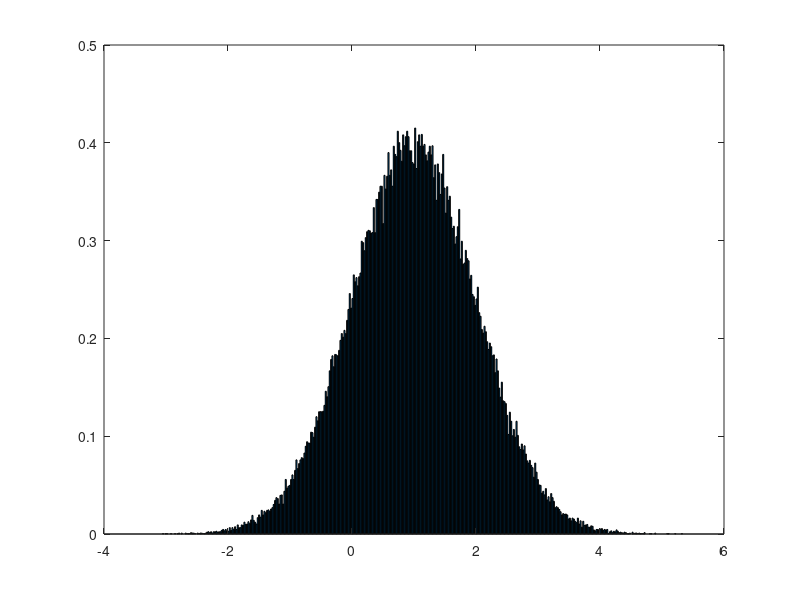

Source code (MATLAB):
pkg load statistics

clc;
clear all;

function res = f(x)
  res = exp(- x ^ 2 / 2);
endfunction

function res = laplace(x)
  res = quad(@f, 0, x) * 1 / sqrt(2 * pi);
endfunction

n = 10 ^ 5;
mu = 1;
sigma = 1;
alpha = 0.95;
real_hi2 = 100734.7;

X = sort(normrnd(mu, sigma, n, 1));

l = min(X);
r = max(X);
buckets = ceil((r - l) * n ^ (1 / 3));
delta = (r - l) / buckets;
x_coords = zeros(buckets, 1);
cnt_in_bucket = zeros(buckets, 1);
y_coords = zeros(buckets, 1);
walls = zeros(buckets, 1);

for i = 1 : buckets
  cur_l = (i - 1) * delta + l;
  cur_r = cur_l + delta;
  walls(i) = cur_r;
  x_coords(i) = (cur_r + cur_l) / 2;
  cnt_in_bucket(i) = sum(X <= cur_r) - sum(X < cur_l);
  y_coords(i) = cnt_in_bucket(i) / (n * delta);
endfor

bar(x_coords, y_coords);

printf("Размер выборки = %d\n", n);
printf("Границы = [%d; %d]\n", l, r);
printf("Выбранная длина интервалов = %d\n", delta);
printf("Количество интервалов = %d\n", buckets);

printf("\n");

# PART 2

E = sum(x_coords .* cnt_in_bucket) / n;
D = sum((x_coords - E) .^ 2 .* cnt_in_bucket) / n;
FIXED_D = n / (n - 1) * D;
SQ_D = sqrt(FIXED_D);

printf("Предполагаемое матожидание = %d\n", E);
printf("Предполагаемая дисперсия = %d\n", FIXED_D);

# suffix P means "Предполагаемое"

z = (walls - E) / SQ_D;

P = zeros(buckets, 1);

P(1) = laplace(z(1)) - (-0.5);
for i = 2 : buckets
  P(i) = laplace(z(i)) - laplace(z(i - 1));
endfor

nP = P * n;

hi2 = sum(((cnt_in_bucket - nP) .^ 2) ./ nP);

printf("Полученное значение Хи квадрат = %d\n", hi2);
printf("Теоретическое значение Хи квадрат = %d\n", real_hi2);
printf("Заданное распределение есть равномерное = %d\n", hi2 < real_hi2);
